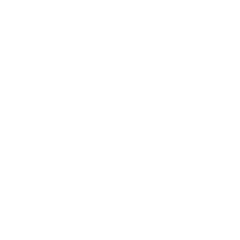
Frame 1 (no input)
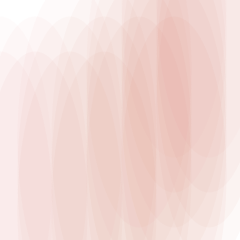
Frame 60 (the mouse pressed at the canvas centre just before this capture)
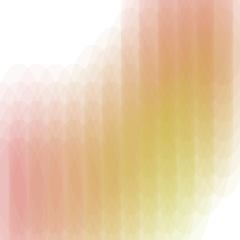
Frame 120 (the mouse held since frame 60 and released just before this capture)

The Processing sketch that drew these frames (run headless with seeded random() and noise(); from frame 60 on, the mouse is pressed at the canvas centre):

// Processing sketch: grillaDinamicaColorDist
// ── grillaDinamicaColorDist.pde
float tamYCant;
int I;
int J;
int wT;
int hT;
boolean vuelve = false;
void setup() {
  size(240, 240);
  textAlign(LEFT);
  textSize(8);
  colorMode(HSB);
  tamYCant = 1;
  surface.setResizable(true);
  println("Grilla dinámica: ");
  println("Presionar las taclas -, + o espacio");
  background(255);
}
void draw() {
  wT = round(width/tamYCant);
  hT = round(height/tamYCant);
  fill(255);
  noStroke();
  rect(0, 0, width, height);
  for (int j = 0; j < tamYCant; j++) {
    for (int i = 0; i < tamYCant; i++) {
      I = round(i*width/tamYCant);
      J = round(j*height/tamYCant);
      fill((i*j)/2, 200, 200, i+j);
      if (dist(0, 0, I, J) < 250 && dist(0, 0, I, J) > 150) {
        wT = wT*3;
        hT = wT*3;
        ellipse(I, J, wT, hT);
      }
      wT = round(width/tamYCant);
      hT = round(height/tamYCant);
    }
  }
  if (frameCount > width*1.5) {
    frameCount = 2;
    vuelve = !vuelve;
  }
  if (vuelve) {
    tamYCant=tamYCant-.1;
    if (tamYCant < 1) {
      tamYCant = 1;
    }
  } else {
    tamYCant=tamYCant+.1;
    if (tamYCant > width) {
      tamYCant = width;
    }
  }
}
void mousePressed() {
  surface.setSize(round(height), round(height));
}
void keyPressed() {
  if (key=='+') {
    tamYCant=tamYCant+1;
  } else if (key=='-') {
    tamYCant=tamYCant-1;
  } else if (key==' ') {
    frameCount=width/2;
  }
  if (tamYCant < 1) {
    tamYCant = 1;
  } else  if (tamYCant > width) {
    tamYCant = width;
  }
  println("Variable de tamaño y cantidad: ", tamYCant);
}
